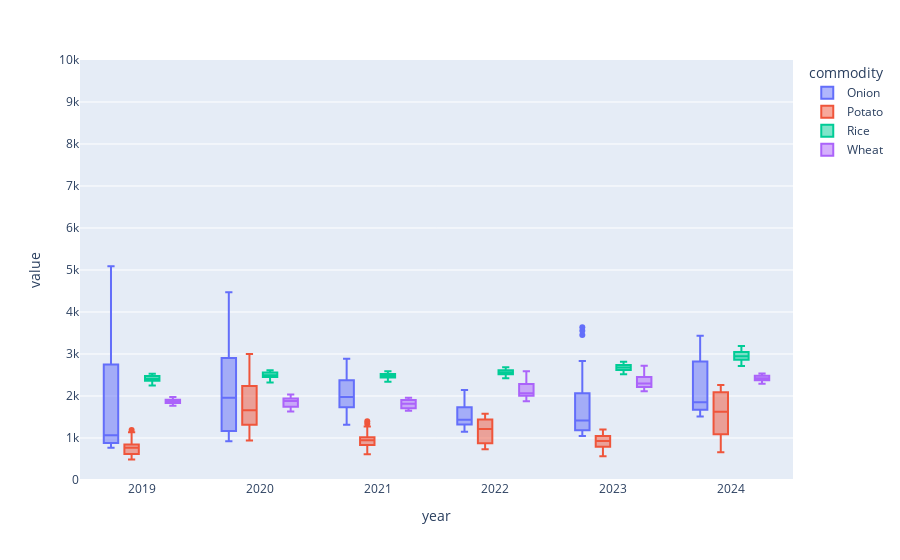

Here is the notebook cell this chart was saved with:
### Code cell
px.box(
    data_frame=up_5yrs_plot,
    x=up_5yrs_plot["year"],
    y=[
        up_5yrs_plot["modal_rs_quintal"],
        up_5yrs_plot["min_rs_quintal"],
        up_5yrs_plot["max_rs_quintal"],
    ],
    color=up_5yrs_plot["commodity"],
    range_y=[0,10000],
    hover_data="month"
)

### Figure 1 — Plotly figure (JSON) as saved in the notebook; plotly's stock layout.template omitted (floating-point values rounded to 4 significant figures; data arrays with more than 128 entries replaced by an {"elided": "..."} marker saying what was removed)
{"data": [{"alignmentgroup": "True", "customdata": {"elided": "207x1 str values"}, "hovertemplate": "commodity=Onion<br>year=%{x}<br>value=%{y}<br>month=%{customdata[0]}<extra></extra>", "legendgroup": "Onion", "marker": {"color": "#636efa"}, "name": "Onion", "notched": false, "offsetgroup": "Onion", "orientation": "v", "showlegend": true, "type": "box", "x": {"elided": "207 int values"}, "x0": " ", "xaxis": "x", "y": {"elided": "207 float values"}, "y0": " ", "yaxis": "y"}, {"alignmentgroup": "True", "customdata": {"elided": "207x1 str values"}, "hovertemplate": "commodity=Potato<br>year=%{x}<br>value=%{y}<br>month=%{customdata[0]}<extra></extra>", "legendgroup": "Potato", "marker": {"color": "#EF553B"}, "name": "Potato", "notched": false, "offsetgroup": "Potato", "orientation": "v", "showlegend": true, "type": "box", "x": {"elided": "207 int values"}, "x0": " ", "xaxis": "x", "y": {"elided": "207 float values"}, "y0": " ", "yaxis": "y"}, {"alignmentgroup": "True", "customdata": {"elided": "207x1 str values"}, "hovertemplate": "commodity=Rice<br>year=%{x}<br>value=%{y}<br>month=%{customdata[0]}<extra></extra>", "legendgroup": "Rice", "marker": {"color": "#00cc96"}, "name": "Rice", "notched": false, "offsetgroup": "Rice", "orientation": "v", "showlegend": true, "type": "box", "x": {"elided": "207 int values"}, "x0": " ", "xaxis": "x", "y": {"elided": "207 float values"}, "y0": " ", "yaxis": "y"}, {"alignmentgroup": "True", "customdata": {"elided": "207x1 str values"}, "hovertemplate": "commodity=Wheat<br>year=%{x}<br>value=%{y}<br>month=%{customdata[0]}<extra></extra>", "legendgroup": "Wheat", "marker": {"color": "#ab63fa"}, "name": "Wheat", "notched": false, "offsetgroup": "Wheat", "orientation": "v", "showlegend": true, "type": "box", "x": {"elided": "207 int values"}, "x0": " ", "xaxis": "x", "y": {"elided": "207 float values"}, "y0": " ", "yaxis": "y"}], "layout": {"boxmode": "group", "legend": {"title": {"text": "commodity"}, "tracegroupgap": 0}, "margin": {"t": 60}, "xaxis": {"anchor": "y", "domain": [0, 1], "title": {"text": "year"}}, "yaxis": {"anchor": "x", "domain": [0, 1], "range": [0, 10000], "title": {"text": "value"}}}}
